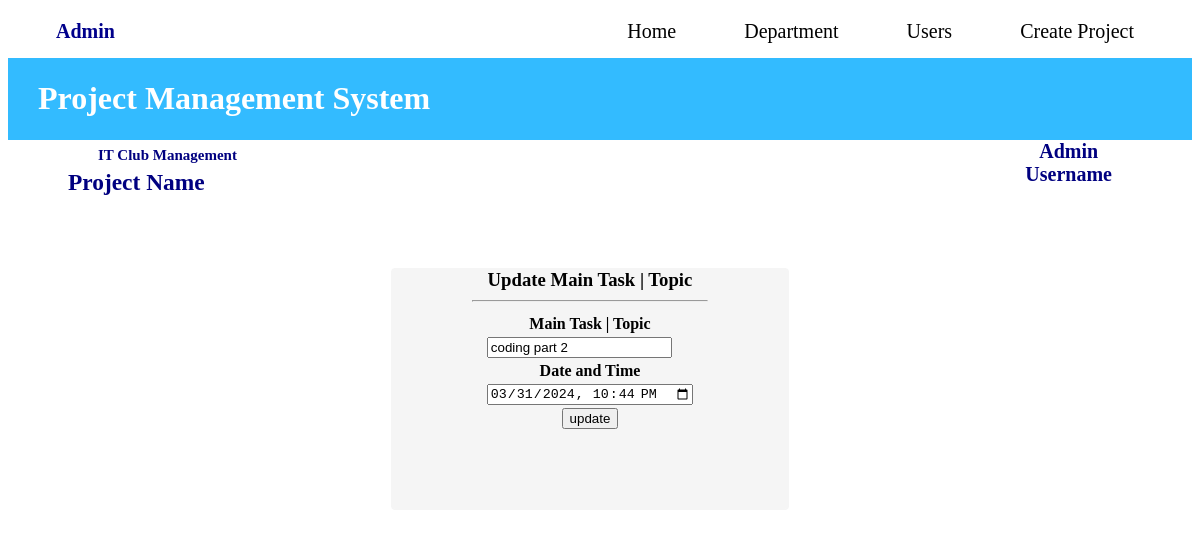
Before: /task_mgmt/update_main_task.php?id=19&user_id=31&project_id=9 (signed in) with the older database file.
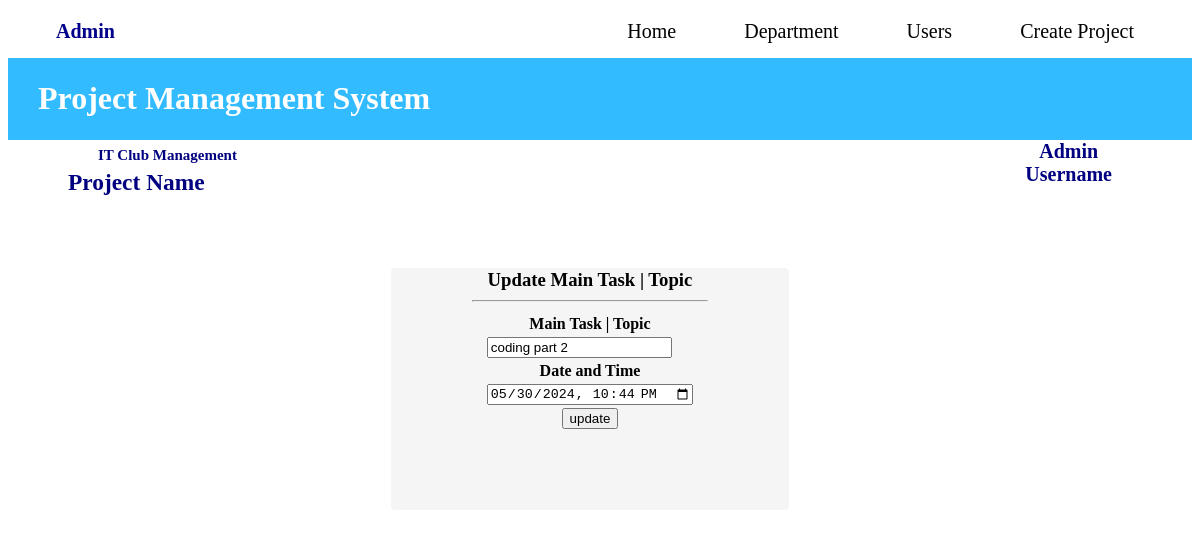
After: the same page with the newer database file.
### tables this page shows
CREATE TABLE `main_task` (
  `Id` int(11) NOT NULL,
  `name` varchar(255) NOT NULL,
  `project_id` int(11) DEFAULT NULL,
  `user_id` int(11) DEFAULT NULL,
  `deadline` datetime DEFAULT NULL,
  `created_date` timestamp NOT NULL DEFAULT current_timestamp() ON UPDATE current_timestamp()
);

### task_mgmt/update_main_task.php (the view, shortened to what this page needs)
<?php
include '../dbconnect/dbconnect.php';
$userType= $_SESSION["user_type"];
?>
<!DOCTYPE html>
<html lang="en">
<head>
        <link rel="stylesheet" href="../css/headpname.css">
</head>
<body>
    <?php
   if($userType=="admin" || $userType=="foreman" || $userType=="user")
   {    include '../interface_nav.php';
        include '../Assignment/header/header.php';
    ?>
        <form action="" method="POST">
        <?php
        if (isset($_GET['id'])) {
            $main_task_id = $_GET['id'];
            $query_update = "SELECT * FROM main_task WHERE Id='$main_task_id'";
            $result_update = mysqli_query($conn,$query_update);
            if ($result_update) {
                $num = mysqli_num_rows($result_update);
                if ($num > 0) {
                    $rows = mysqli_fetch_assoc($result_update);
                    ?><center>
                    <div class="updatemaintask">
                    <h3>Update Main Task | Topic
                    <hr>
                    </h3>
                    <table border='0px solid #adad85'>
                            <tr><th>Main Task | Topic</th></tr>
                            <?php  $name= $rows['name'];?>
                            <tr><td><input type="text" name="task" value="<?php echo $name; ?>"></td></tr>
                            <?php
                            if(!($userType=="user"))
                            {?>
                            <tr><th>Date and Time</th></tr>
                               <?php  $deadline= $rows['deadline'];?>
                                <tr><td><input type="datetime-local" name="dt" id="datePicker" value='<?php echo $deadline; ?>' ></td></tr>
                            <?php
                            }?>
                    </table>
                    <input type="submit" value="update" name="update" id="update">
                    </div>
                    </center>
                    <?php
                }
            }
            else {
                echo "Error insert";
            }
        }
        ?>
        </form>
    <?php
    }?>
</body>
</html>

Changed rows visible on the page:
changed main_task "coding part 2": dt "03/31/2024 22:44" → "05/30/2024 22:44"
